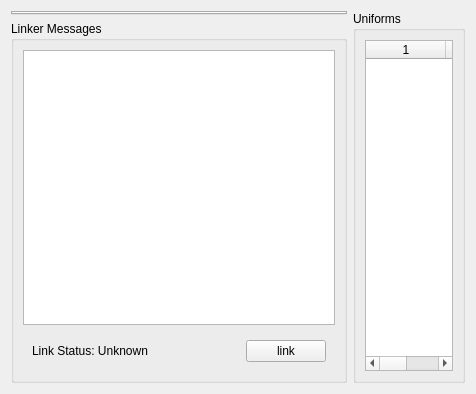
<?xml version="1.0" encoding="UTF-8"?>
<ui version="4.0">
 <class>DGLProgramViewItem</class>
 <widget class="QWidget" name="DGLProgramViewItem">
  <property name="geometry">
   <rect>
    <x>0</x>
    <y>0</y>
    <width>476</width>
    <height>394</height>
   </rect>
  </property>
  <property name="windowTitle">
   <string>Form</string>
  </property>
  <layout class="QHBoxLayout" name="horizontalLayout" stretch="3,1">
   <item>
    <layout class="QVBoxLayout" name="verticalLayout_3" stretch="0,1">
     <item>
      <widget class="QTabWidget" name="tabWidget"/>
     </item>
     <item>
      <widget class="QGroupBox" name="groupBoxLinkStatus">
       <property name="title">
        <string>Linker Messages</string>
       </property>
       <layout class="QVBoxLayout" name="verticalLayout_2">
        <item>
         <widget class="QTextEdit" name="textEditLinker">
          <property name="readOnly">
           <bool>true</bool>
          </property>
         </widget>
        </item>
        <item>
         <widget class="QWidget" name="widget" native="true">
          <layout class="QHBoxLayout" name="horizontalLayout_2">
           <item>
            <widget class="QLabel" name="labelLinkStatus">
             <property name="text">
              <string>Link Status: Unknown</string>
             </property>
            </widget>
           </item>
           <item>
            <spacer name="horizontalSpacer">
             <property name="orientation">
              <enum>Qt::Horizontal</enum>
             </property>
             <property name="sizeHint" stdset="0">
              <size>
               <width>40</width>
               <height>20</height>
              </size>
             </property>
            </spacer>
           </item>
           <item>
            <widget class="QPushButton" name="pushButtonLink">
             <property name="text">
              <string>link</string>
             </property>
            </widget>
           </item>
          </layout>
         </widget>
        </item>
       </layout>
      </widget>
     </item>
    </layout>
   </item>
   <item>
    <layout class="QVBoxLayout" name="verticalLayout_4">
     <item>
      <widget class="QGroupBox" name="groupBoxUniforms">
       <property name="title">
        <string>Uniforms</string>
       </property>
       <layout class="QVBoxLayout" name="verticalLayout">
        <item>
         <widget class="QTableWidget" name="tableWidgetUniforms">
          <property name="columnCount">
           <number>4</number>
          </property>
          <attribute name="horizontalHeaderVisible">
           <bool>true</bool>
          </attribute>
          <attribute name="horizontalHeaderDefaultSectionSize">
           <number>80</number>
          </attribute>
          <attribute name="verticalHeaderVisible">
           <bool>false</bool>
          </attribute>
          <column/>
          <column/>
          <column/>
         </widget>
        </item>
       </layout>
      </widget>
     </item>
    </layout>
   </item>
  </layout>
 </widget>
 <resources/>
 <connections>
  <connection>
   <sender>pushButtonLink</sender>
   <signal>clicked()</signal>
   <receiver>DGLProgramViewItem</receiver>
   <slot>forceLink()</slot>
   <hints>
    <hint type="sourcelabel">
     <x>300</x>
     <y>355</y>
    </hint>
    <hint type="destinationlabel">
     <x>362</x>
     <y>389</y>
    </hint>
   </hints>
  </connection>
 </connections>
 <slots>
  <slot>forceLink()</slot>
 </slots>
</ui>
